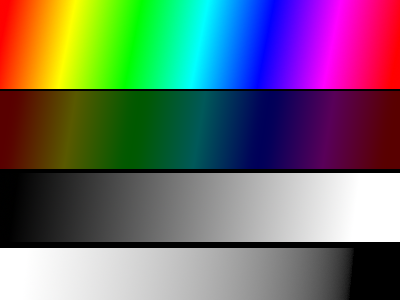
#> input picture colorful_example.png, 400 x 300 px
$ python test.py
#> lines starting #> are read from the running program, lines starting #| are printed output that depends on the picture; after the words box and inside, x2 and y2 are one past the last pixel; in counts of white or black regions, pixels touching at a corner belong together
### pillow_snippet/convert.py
#!/usr/bin/env python3
# -*- coding: UTF-8 -*-
# Xiang Wang @ 2019-05-10 16:47:20


import io

from PIL import Image, ImageColor, ImageDraw
import requests


# [12 lines left out: function convert_image, not called in this run]


def circle_image(from_image):
    """
    create the circle image from a square ImageClass
    """
    image_size = from_image.size
    assert image_size[0] == image_size[1], "The image has different dimension"
    image = Image.new("RGBA", image_size, "#00000000")
    draw = ImageDraw.Draw(image)
    draw.chord(
        ((0,0), image_size),
        0, 360,
        outline="#FF0000",
        fill="#00FF00",
        width=3,)
    image.paste(from_image, (0,0), image)
    return image

### pillow_snippet/mask.py
#!/usr/bin/env python3
# -*- coding: UTF-8 -*-
# Xiang Wang @ 2019-05-21 10:59:50


from PIL import Image

"""
create a mask from an image
"""


class Mask(object):

    def __init__(self, image):
        self.image = image
        self.image_grey = image.convert(mode="L")
        self.size = image.size

    def create_transparent_image(self):
        return self.create_colorful_image("#00000000")

    def create_colorful_image(self, color):
        image = Image.new("RGBA", self.size, color)
        return image

    def get_exclude_white_image(self, tolerance=1):
        threshold = 255 - tolerance
        image = self.create_transparent_image()

        def exclude_white(x):
            if x > threshold:
                return 0
            return 255

        mask = Image.eval(self.image_grey, exclude_white)
        image.paste(self.image, (0,0), mask)
        return image

    def convert_to_single_color(
            self, color, background="#00000000", mode="L"):
        """
        convert the color to a single color image
        params: mode
            L: according the image's brightness
            opacity: according the image's opacity
        """
        bg_image = self.create_colorful_image(background)
        colorful_image = self.create_colorful_image(color)
        if mode == "L":
            bg_image.paste(colorful_image, (0, 0), self.image_grey)
        elif mode == "opacity":
            bg_image.paste(colorful_image, (0, 0), self.image)
        else:
            raise NotImplementedError("the mode can't be recognized")
        return bg_image

### test.py
#!/usr/bin/env python3
# -*- coding: UTF-8 -*-
# Xiang Wang @ 2019-05-20 17:51:50


from pillow_snippet import convert
from pillow_snippet.mask import Mask
import tempfile

from PIL import Image


origin_image = Image.open('colorful_example.png')
#> origin_image is the input picture: PIL image 400x300 RGB; mean R, G, B 109.1, 108, 108
origin_image2 = Image.open("colorful_image.png")
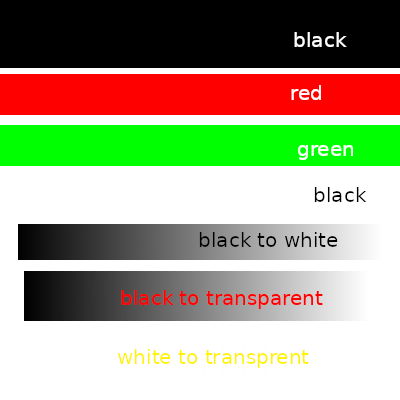
#> input picture colorful_image.png, 400 x 400 px
#> origin_image2 is the input picture: PIL image 400x400 RGBA; mean R, G, B, A 84.9, 82.8, 56, 167.8

image = origin_image.resize((200, 200))
circle_image = convert.circle_image(image)
#> in circle_image, `image = Image.new("RGBA", image_size, "#00000000")`: image: PIL image 200x200 RGBA; every value is 0
circle_image.save("test_result/circle_image.png")

mask = Mask(origin_image)
exclude_white_image = mask.get_exclude_white_image(tolerance=8)
#> in create_colorful_image, `image = Image.new("RGBA", self.size, color)`: image: PIL image 400x300 RGBA; every value is 0
#> in get_exclude_white_image, `mask = Image.eval(self.image_grey, exclude_white)`:
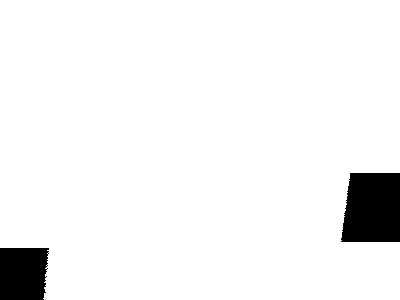
#> mask: PIL image 400x300 L; 94.9% white; 2 black regions, box (x1, y1, x2, y2) and area: (341, 173, 400, 242) 3748, (0, 248, 49, 300) 2397
exclude_white_image.save("test_result/exclude_white_image.png")
change_to_red_image = mask.convert_to_single_color("#ff0000ff")
#> call 3 of create_colorful_image, with color = '#ff0000ff'
#> in create_colorful_image (call 3), `image = Image.new("RGBA", self.size, color)`:
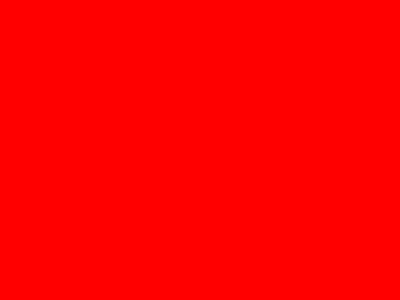
#> image: PIL image 400x300 RGBA; mean R, G, B, A 255, 0, 0, 255
change_to_red_image.save("test_result/change_to_red_image.png")

mask2 = Mask(origin_image2)
#> in __init__ (call 2), `self.image_grey = image.convert(mode="L")`:
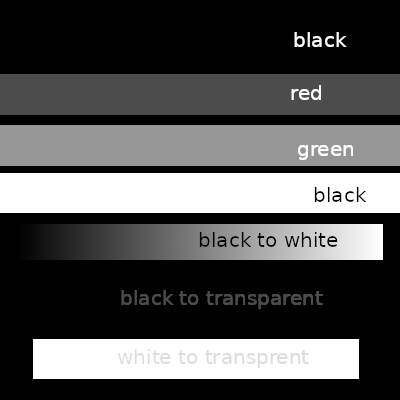
#> self.image_grey: PIL image 400x400 L; min 0, max 255, mean 80.4
change_to_green_image = mask2.convert_to_single_color("#00ff00ff", mode="L")
#> call 2 of convert_to_single_color, with color = '#00ff00ff', background = '#00000000', mode = 'L'
#> in create_colorful_image (call 4), `image = Image.new("RGBA", self.size, color)`: image: PIL image 400x400 RGBA; every value is 0
#> in create_colorful_image (call 5), `image = Image.new("RGBA", self.size, color)`:
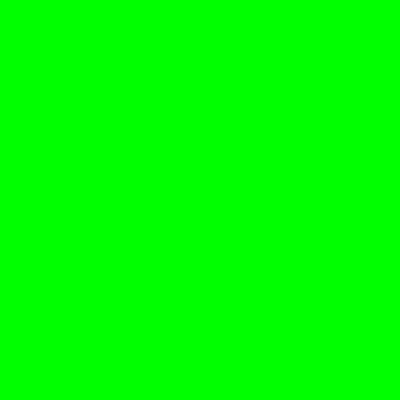
#> image: PIL image 400x400 RGBA; mean R, G, B, A 0, 255, 0, 255
#> in convert_to_single_color (call 2), `bg_image.paste(colorful_image, (0, 0), self.image_grey)`:
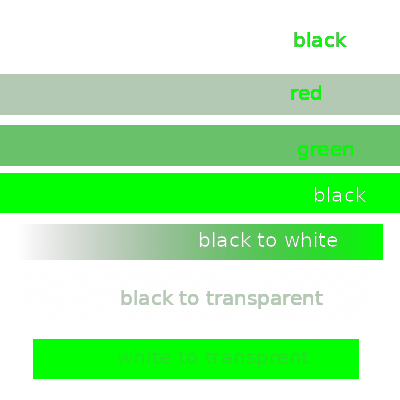
#> bg_image: PIL image 400x400 RGBA; mean R, G, B, A 0, 80.4, 0, 80.4; transparent parts drawn white
change_to_green_image.save("test_result/change_to_green_image_L.png")
change_to_green_image = mask2.convert_to_single_color("#00ff00ff", mode="opacity")
#> call 3 of convert_to_single_color, with color = '#00ff00ff', background = '#00000000', mode = 'opacity'
#> in convert_to_single_color (call 3), `bg_image.paste(colorful_image, (0, 0), self.image)`:
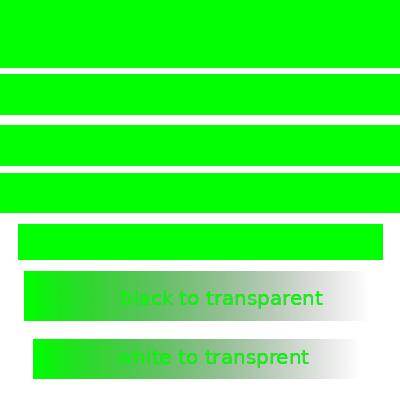
#> bg_image: PIL image 400x400 RGBA; mean R, G, B, A 0, 167.8, 0, 167.8; transparent parts drawn white
change_to_green_image.save("test_result/change_to_green_image_opacity.png")

# save the data to a temporaryfile
f = tempfile.TemporaryFile(suffix="png")
change_to_red_image.save(f, format="png")
f.seek(0)
with open("test_result/tempfile.png", "wb") as target:
    target.write(f.read())
